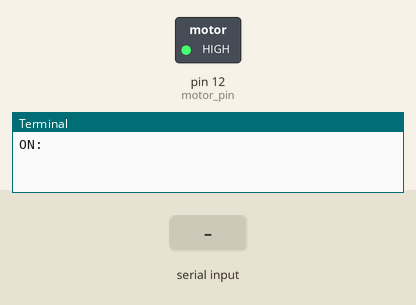
This program was run on a simulated Raspberry Pi (header pin numbers). Parts: switched loads named in the program (green lamp = pin HIGH), the last lines printed to the terminal. The test bench sets the inputs (shaded band).

Above: at 1.2 s.
1.3 s: "1" typed at the terminal
At 2.5 s:
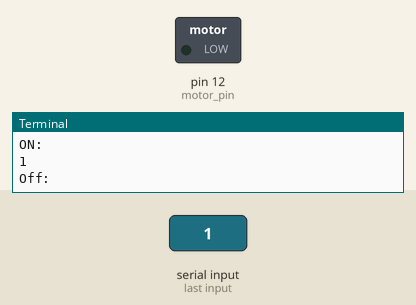
2.8 s: "0" typed at the terminal
At 3.6 s:
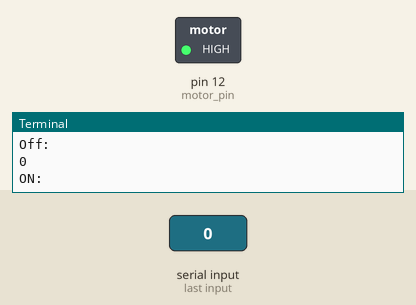
4.3 s: "2" typed at the terminal
At 4.8 s:
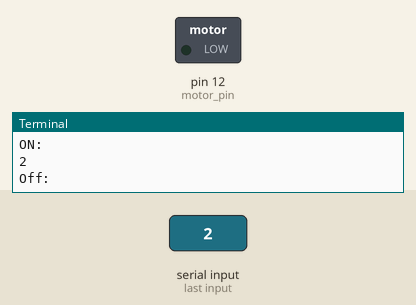
Timing chart, 0 to 7.3 s (numbered marks = the images above; inputs shaded):
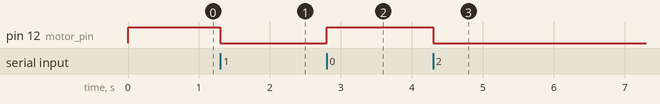

Measured:
- after the input at 1.3 s, pin 12 (motor_pin): HIGH → LOW at once
- after the input at 2.8 s, pin 12 (motor_pin): LOW → HIGH at once
- after the input at 4.3 s, pin 12 (motor_pin): HIGH → LOW at once

The program:

motor.py
```python
import RPi.GPIO as GPIO
import time

motor_pin   = 12    # Pin Number, GPIO 18
delay       = 0.2   # second

# Set up pin for output

GPIO.setmode(GPIO.BOARD)
GPIO.setup(motor_pin, GPIO.OUT)

def motor_on():
    GPIO.output(motor_pin, GPIO.HIGH)

def motor_off():
    GPIO.output(motor_pin, GPIO.LOW)

try:
    while True:
        motor_on()
        raw_input("ON: ")
        motor_off()
        raw_input("Off: ")

except:
    pass

GPIO.cleanup()
```
